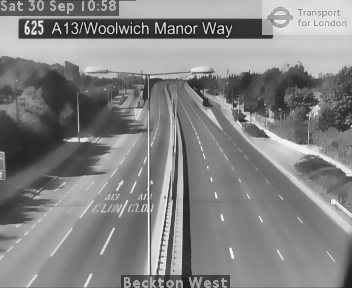
#> input picture trafficCounter/backgrounds/625_bg.jpg, 352 x 288 px
$ python blobDetection.py   (older library calls are emulated)
#> lines starting #> are read from the running program, lines starting #| are printed output that depends on the picture; after the words box and inside, x2 and y2 are one past the last pixel; in counts of white or black regions, pixels touching at a corner belong together; pictures that were not available may be replaced by others from this repository, and a replacement may not be noted
#!/usr/bin/env python3
# -*- coding: utf-8 -*-
"""
Created on Sat Sep 30 11:51:00 2017

@author: alexdrake
"""

import cv2
import numpy as np
import time
import logging
import math
import re
from os import walk
import os

# Vehicle_counter from Dan Maesks response on
# https://stackoverflow.com/questions/36254452/counting-cars-opencv-python-issue/36274515#36274515

# get working directory
loc = os.path.abspath('')

# Video source
inputFile = loc+'/inputs/625_201709280946.mp4'

# for testing
tracked_blobs = []
tracked_conts = []
t_retval = []

# ============================================================================

class Vehicle(object):
    def __init__(self, id, position):
        self.id = id
        self.positions = [position]
        self.frames_since_seen = 0
        self.frames_seen = 0
        self.counted = False
        self.vehicle_dir = 0

    @property
    def last_position(self):
        return self.positions[-1]
    @property
    def last_position2(self):
        return self.positions[-2]

    def add_position(self, new_position):
        self.positions.append(new_position)
        self.frames_since_seen = 0
        self.frames_seen += 1

    def draw(self, output_image):
        for point in self.positions:
            cv2.circle(output_image, point, 2, (0, 0, 255), -1)
            cv2.polylines(output_image, [np.int32(self.positions)]
                , False, (0, 0, 255), 1)

# ============================================================================

class VehicleCounter(object):
    def __init__(self, shape, divider):
        self.log = logging.getLogger("vehicle_counter")

        self.height, self.width = shape
        self.divider = divider

        self.vehicles = []
        self.next_vehicle_id = 0
        self.vehicle_count = 0
        self.vehicle_LHS = 0
        self.vehicle_RHS = 0
        self.max_unseen_frames = 10


    @staticmethod
    def get_vector(a, b):
        """Calculate vector (distance, angle in degrees) from point a to point b.

        Angle ranges from -180 to 180 degrees.
        Vector with angle 0 points straight down on the image.
        Values decrease in clockwise direction.
        """
        dx = float(b[0] - a[0])
        dy = float(b[1] - a[1])

        distance = math.sqrt(dx**2 + dy**2)

        if dy > 0:
            angle = math.degrees(math.atan(-dx/dy))
        elif dy == 0:
            if dx < 0:
                angle = 90.0
            elif dx > 0:
                angle = -90.0
            else:
                angle = 0.0
        else:
            if dx < 0:
                angle = 180 - math.degrees(math.atan(dx/dy))
            elif dx > 0:
                angle = -180 - math.degrees(math.atan(dx/dy))
            else:
                angle = 180.0

        return distance, angle, dx, dy


    @staticmethod
    def is_valid_vector(a, b):
        # vector is only valid if threshold distance is less than 12
        # and if vector deviation is less than 30 or greater than 330 degs
        distance, angle, _, _ = a
        threshold_distance = 12.0
        return (distance <= threshold_distance)


    def update_vehicle(self, vehicle, matches):
        # Find if any of the matches fits this vehicle
        for i, match in enumerate(matches):
            contour, centroid = match

            # store the vehicle data
            vector = self.get_vector(vehicle.last_position, centroid)

            # only measure angle deviation if we have enough points
            if vehicle.frames_seen > 2:
                prevVector = self.get_vector(vehicle.last_position2, vehicle.last_position)
                angleDev = abs(prevVector[1]-vector[1])
            else:
                angleDev = 0

            b = dict(
                    id = vehicle.id,
                    center_x = centroid[0],
                    center_y = centroid[1],
                    vector_x = vector[0],
                    vector_y = vector[1],
                    dx = vector[2],
                    dy = vector[3],
                    counted = vehicle.counted,
                    frame_number = frame_no,
                    angle_dev = angleDev
                    )

            tracked_blobs.append(b)

            # check validity
            if self.is_valid_vector(vector, angleDev):
                vehicle.add_position(centroid)
                vehicle.frames_seen += 1
                # check vehicle direction
                if vector[3] > 0:
                    # positive value means vehicle is moving DOWN
                    vehicle.vehicle_dir = 1
                elif vector[3] < 0:
                    # negative value means vehicle is moving UP
                    vehicle.vehicle_dir = -1
                self.log.debug("Added match (%d, %d) to vehicle #%d. vector=(%0.2f,%0.2f)"
                    , centroid[0], centroid[1], vehicle.id, vector[0], vector[1])
                return i

        # No matches fit...
        vehicle.frames_since_seen += 1
        self.log.debug("No match for vehicle #%d. frames_since_seen=%d"
            , vehicle.id, vehicle.frames_since_seen)

        return None


    def update_count(self, matches, output_image = None):
        self.log.debug("Updating count using %d matches...", len(matches))

        # First update all the existing vehicles
        for vehicle in self.vehicles:
            i = self.update_vehicle(vehicle, matches)
            if i is not None:
                del matches[i]

        # Add new vehicles based on the remaining matches
        for match in matches:
            contour, centroid = match
            new_vehicle = Vehicle(self.next_vehicle_id, centroid)
            self.next_vehicle_id += 1
            self.vehicles.append(new_vehicle)
            self.log.debug("Created new vehicle #%d from match (%d, %d)."
                , new_vehicle.id, centroid[0], centroid[1])

        # Count any uncounted vehicles that are past the divider
        for vehicle in self.vehicles:
            if not vehicle.counted and (((vehicle.last_position[1] > self.divider) and (vehicle.vehicle_dir == 1)) or
                                          ((vehicle.last_position[1] < self.divider) and (vehicle.vehicle_dir == -1))) and (vehicle.frames_seen > 6):

                vehicle.counted = True
                # update appropriate counter
                if ((vehicle.last_position[1] > self.divider) and (vehicle.vehicle_dir == 1) and (vehicle.last_position[0] >= (int(frame_w/2)-10))):
                    self.vehicle_RHS += 1
                    self.vehicle_count += 1
                elif ((vehicle.last_position[1] < self.divider) and (vehicle.vehicle_dir == -1) and (vehicle.last_position[0] <= (int(frame_w/2)+10))):
                    self.vehicle_LHS += 1
                    self.vehicle_count += 1

                self.log.debug("Counted vehicle #%d (total count=%d)."
                    , vehicle.id, self.vehicle_count)

        # Optionally draw the vehicles on an image
        if output_image is not None:
            for vehicle in self.vehicles:
                vehicle.draw(output_image)

            # LHS
            cv2.putText(output_image, ("LH Lane: %02d" % self.vehicle_LHS), (12, 56)
                , cv2.FONT_HERSHEY_PLAIN, 1.2, (127,255, 255), 2)
            # RHS
            cv2.putText(output_image, ("RH Lane: %02d" % self.vehicle_RHS), (216, 56)
                , cv2.FONT_HERSHEY_PLAIN, 1.2, (127, 255, 255), 2)

        # Remove vehicles that have not been seen long enough
        removed = [ v.id for v in self.vehicles
            if v.frames_since_seen >= self.max_unseen_frames ]
        self.vehicles[:] = [ v for v in self.vehicles
            if not v.frames_since_seen >= self.max_unseen_frames ]
        for id in removed:
            self.log.debug("Removed vehicle #%d.", id)

        self.log.debug("Count updated, tracking %d vehicles.", len(self.vehicles))

# ============================================================================

camera = re.match(r".*/(\d+)_.*", inputFile)
camera = camera.group(1)

# import video file
cap = cv2.VideoCapture(inputFile)

# get list of background files
f = []
for (_, _, filenames) in walk(loc+"/backgrounds/"):
    f.extend(filenames)
    break

# if background exists for camera: import, else avg will be built on fly
if camera+"_bg.jpg" in f:
    bg = loc+"/backgrounds/"+camera+"_bg.jpg"
    default_bg = cv2.imread(bg)
#> default_bg is the input picture: shape (288, 352, 3); min 18, max 255, mean 131.8
    default_bg = cv2.cvtColor(default_bg, cv2.COLOR_BGR2HSV)
#> default_bg: shape (288, 352, 3); mean H, S, V 0, 0, 131.8
    (_,avgSat,default_bg) = cv2.split(default_bg)
#> avgSat: shape (288, 352); every value is 0
#> default_bg: shape (288, 352)
    avg = default_bg.copy().astype("float")
else:
    avg = None

# get frame size
frame_w = int(cap.get(cv2.CAP_PROP_FRAME_WIDTH))
frame_h = int(cap.get(cv2.CAP_PROP_FRAME_HEIGHT))

# create a mask (manual for each camera)
mask = np.zeros((frame_h,frame_w), np.uint8)
mask[:,:] = 255
mask[:100, :] = 0
mask[230:, 160:190] = 0
mask[170:230,170:190] = 0
mask[140:170,176:190] = 0
mask[100:140,176:182] = 0

# The cutoff for threshold. A lower number means smaller changes between
# the average and current scene are more readily detected.
THRESHOLD_SENSITIVITY = 40
t_retval.append(THRESHOLD_SENSITIVITY)
# Blob size limit before we consider it for tracking.
CONTOUR_WIDTH = 21
CONTOUR_HEIGHT = 16#21
# The weighting to apply to "this" frame when averaging. A higher number
# here means that the average scene will pick up changes more readily,
# thus making the difference between average and current scenes smaller.
DEFAULT_AVERAGE_WEIGHT = 0.01
INITIAL_AVERAGE_WEIGHT = DEFAULT_AVERAGE_WEIGHT / 50
# Blob smoothing function, to join 'gaps' in cars
SMOOTH = max(2,int(round((CONTOUR_WIDTH**0.5)/2,0)))
# Constants for drawing on the frame.
LINE_THICKNESS = 1

fourcc = cv2.VideoWriter_fourcc(*'mp4v')
out = loc+'/outputs/'+camera+'_output.mp4'
out = cv2.VideoWriter(out, fourcc, 20, (frame_w, frame_h))

outblob = loc+'/outputs/'+camera+'_outblob.mp4'
diffop = loc+'/outputs/'+camera+'_outdiff.mp4'
outblob = cv2.VideoWriter(outblob, fourcc, 20, (frame_w, frame_h))
diffop = cv2.VideoWriter(diffop, fourcc, 20, (frame_w, frame_h))

# A list of "tracked blobs".
blobs = []
car_counter = None  # will be created later
frame_no = 0

total_frames = cap.get(cv2.CAP_PROP_FRAME_COUNT)
total_cars = 0

start_time = time.time()
ret, frame = cap.read()
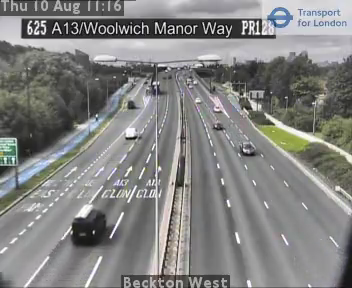
#> input picture frame 26 of trafficCounter/inputs/625_201708101116.mp4, 352 x 288 px, given in place of 625_201709280946.mp4, which was not available
#> frame is the input picture: shape (288, 352, 3); mean B, G, R 129.8, 131.2, 131

while ret:
    ret, frame = cap.read()
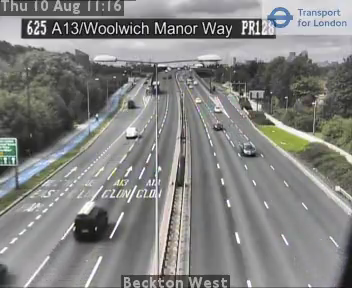
#> input picture frame 27 of trafficCounter/inputs/625_201708101116.mp4, 352 x 288 px, given in place of 625_201709280946.mp4, which was not available
#> frame is the input picture: shape (288, 352, 3); mean B, G, R 129.6, 131.3, 131
    frame_no = frame_no + 1

    if ret and frame_no < total_frames:

        print("Processing frame ",frame_no)

        # get returned time
        frame_time = time.time()

        # convert BGR to HSV
        frame = cv2.cvtColor(frame, cv2.COLOR_BGR2HSV)
#> frame: shape (288, 352, 3); mean H, S, V 61, 11.8, 133.3

        # only use the Value channel of the frame
        (_,_,grayFrame) = cv2.split(frame)
        grayFrame = cv2.bilateralFilter(grayFrame, 11, 21, 21)

        if avg is None:
            # Set up the average if this is the first time through.
            avg = grayFrame.copy().astype("float")
            continue

        # Build the average scene image by accumulating this frame
        # with the existing average.
        if frame_no < 10:
            def_wt = INITIAL_AVERAGE_WEIGHT
        else:
            def_wt = DEFAULT_AVERAGE_WEIGHT

        cv2.accumulateWeighted(grayFrame, avg, def_wt)

        # export averaged background for use in next video feed run
        #if frame_no > int(total_frames * 0.975):
        if frame_no > int(200):
            grayOp = cv2.cvtColor(cv2.convertScaleAbs(avg), cv2.COLOR_GRAY2BGR)
            backOut = loc+"/backgrounds/"+camera+"_bg.jpg"
            cv2.imwrite(backOut, grayOp)

        # Compute the grayscale difference between the current grayscale frame and
        # the average of the scene.
        differenceFrame = cv2.absdiff(grayFrame, cv2.convertScaleAbs(avg))
        # blur the difference image
        differenceFrame = cv2.GaussianBlur(differenceFrame, (5, 5), 0)
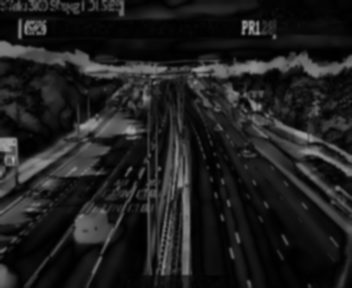
#> differenceFrame: shape (288, 352); min 0, max 167, mean 30.9
#        cv2.imshow("difference", differenceFrame)
        diffout = cv2.cvtColor(differenceFrame, cv2.COLOR_GRAY2BGR)
        diffop.write(diffout)

        # get estimated otsu threshold level
        retval, _ = cv2.threshold(differenceFrame, 0, 255,
                                  cv2.THRESH_BINARY+cv2.THRESH_OTSU)
#> retval = 47
        # add to list of threshold levels
        t_retval.append(retval)

        # apply threshold based on average threshold value
        if frame_no < 10:
            ret2, thresholdImage = cv2.threshold(differenceFrame,
                                                 int(np.mean(t_retval)*0.9),
                                                 255, cv2.THRESH_BINARY)
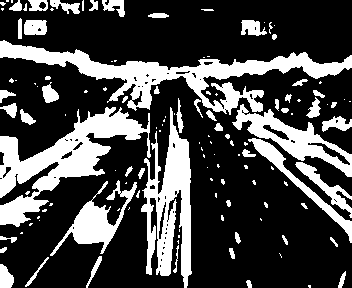
#> thresholdImage: shape (288, 352); 28% white; 128 white regions (72 under 20 px), largest, box (x1, y1, x2, y2) and area: (0, 40, 352, 115) 6870, (0, 107, 151, 227) 6114, (141, 107, 192, 288) 4443
#> ret2 = 39
        else:
            ret2, thresholdImage = cv2.threshold(differenceFrame,
                                             int(np.mean(t_retval[-10:-1])*0.9),
                                             255, cv2.THRESH_BINARY)

        # We'll need to fill in the gaps to make a complete vehicle as windows
        # and other features can split them!
        kernel = cv2.getStructuringElement(cv2.MORPH_ELLIPSE, (SMOOTH, SMOOTH))
        # Fill any small holes
        thresholdImage = cv2.morphologyEx(thresholdImage, cv2.MORPH_CLOSE, kernel)
#> thresholdImage: shape (288, 352); 28.1% white; 107 white regions (57 under 20 px), largest, box (x1, y1, x2, y2) and area: (0, 41, 352, 244) 11244, (0, 99, 193, 288) 10821, (51, 181, 138, 257) 1896

        # Remove noise
        thresholdImage = cv2.morphologyEx(thresholdImage, cv2.MORPH_OPEN, kernel)
#> thresholdImage: shape (288, 352); 28% white; 96 white regions (49 under 20 px), largest, box (x1, y1, x2, y2) and area: (0, 42, 352, 243) 11217, (0, 109, 152, 229) 6203, (143, 102, 194, 288) 4675

        # Dilate to merge adjacent blobs
        thresholdImage = cv2.dilate(thresholdImage, kernel, iterations = 2)
#> thresholdImage: shape (288, 352); 35.3% white; 67 white regions (19 under 20 px), largest, box (x1, y1, x2, y2) and area: (0, 42, 352, 245) 14007, (27, 102, 196, 288) 8726, (0, 109, 154, 231) 7146

        # apply mask
        thresholdImage = cv2.bitwise_and(thresholdImage, thresholdImage, mask = mask)
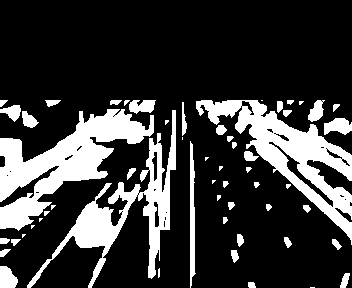
#> thresholdImage: shape (288, 352); 22.1% white; 56 white regions (15 under 20 px), largest, box (x1, y1, x2, y2) and area: (0, 109, 154, 231) 7146, (196, 100, 352, 245) 6294, (27, 110, 176, 288) 5080
#        cv2.imshow("threshold", thresholdImage)
        threshout = cv2.cvtColor(thresholdImage, cv2.COLOR_GRAY2BGR)
#> threshout: shape (288, 352, 3); 22.1% white; 56 white regions (15 under 20 px)
        outblob.write(threshout)

        # Find contours aka blobs in the threshold image.
        _, contours, hierarchy = cv2.findContours(thresholdImage,
                                                  cv2.RETR_EXTERNAL,
                                                  cv2.CHAIN_APPROX_SIMPLE)
#> contours = 56 contours, 22 with area under 20; largest, box (x1, y1, x2, y2) and area: (0, 109, 154, 231) 6782, (196, 100, 352, 245) 6532, (27, 110, 176, 288) 4708, (190, 141, 196, 288) 469, (324, 118, 352, 135) 302

        print("Found ",len(contours)," vehicle contours.")
#| Found  56  vehicle contours.
        # process contours if they exist!
        if contours:
            for (i, contour) in enumerate(contours):
                # Find the bounding rectangle and center for each blob
                (x, y, w, h) = cv2.boundingRect(contour)
                contour_valid = (w > CONTOUR_WIDTH) and (h > CONTOUR_HEIGHT)

                print("Contour #",i,": pos=(x=",x,", y=",y,") size=(w=",w,
                      ", h=",h,") valid=",contour_valid)

                if not contour_valid:
                    continue

                center = (int(x + w/2), int(y + h/2))
                blobs.append(((x, y, w, h), center))
#> this loop made 56 passes
#> (x, y, w, h, contour_valid) on passes 2, 3, 5, 6, 7, 8, 9, 10, 11, 12, 16, 18: (248, 282, 8, 6, False), (340, 273, 10, 15, False), (0, 266, 18, 22, False), (231, 250, 8, 13, False), (0, 249, 11, 8, False), (332, 239, 10, 11, False), (11, 239, 10, 7, False), (0, 238, 10, 6, False), (284, 237, 8, 11, False), (237, 234, 7, 13, False), (223, 217, 5, 7, False), (303, 205, 8, 8, False)
#> (contour, x, y, w, h, contour_valid) on passes 1, 4, 13, 14, 15, 17: ([[310, 287], [314, 287]], 310, 287, 5, 1, False), ([[159, 268], [158, 269], [158, 277], [159, 276]], 158, 268, 2, 10, False), ([[22, 234], [22, 237], [25, 234]], 22, 234, 4, 4, False), ([[31, 225], [31, 228], [34, 225]], 31, 225, 4, 4, False), ([[39, 218], [39, 221], [42, 218]], 39, 218, 4, 4, False), ([[44, 211], [44, 215], [45, 215], [49, 211]], 44, 211, 6, 5, False)
#| Contour # 0 : pos=(x= 310 , y= 287 ) size=(w= 5 , h= 1 ) valid= False
#| Contour # 1 : pos=(x= 248 , y= 282 ) size=(w= 8 , h= 6 ) valid= False
#| Contour # 2 : pos=(x= 340 , y= 273 ) size=(w= 10 , h= 15 ) valid= False
#| Contour # 3 : pos=(x= 158 , y= 268 ) size=(w= 2 , h= 10 ) valid= False
#| Contour # 4 : pos=(x= 0 , y= 266 ) size=(w= 18 , h= 22 ) valid= False
#| Contour # 5 : pos=(x= 231 , y= 250 ) size=(w= 8 , h= 13 ) valid= False
#| Contour # 6 : pos=(x= 0 , y= 249 ) size=(w= 11 , h= 8 ) valid= False
#| Contour # 7 : pos=(x= 332 , y= 239 ) size=(w= 10 , h= 11 ) valid= False
#> (further printed lines are left out)
#> after the loop, blobs = [((324, 118, 28, 17), (338, 126)), ((27, 110, 149, 178), (101, 199)), ((0, 109, 154, 122), (77, 170)), ((196, 100, 156, 145), (274, 172))]

        for (i, match) in enumerate(blobs):
            contour, centroid = match
            x, y, w, h = contour

            # store the contour data
            c = dict(
                        frame_no = frame_no,
                        centre_x = x,
                        centre_y = y,
                        width = w,
                        height = h
                        )
            tracked_conts.append(c)

            cv2.rectangle(frame, (x, y), (x + w - 1, y + h - 1), (0, 0, 255), LINE_THICKNESS)
            cv2.circle(frame, centroid, 2, (0, 0, 255), -1)
#> this loop made 4 passes
#> (centroid, x, y, w, h) on passes 1 to 4: ((338, 126), 324, 118, 28, 17), ((101, 199), 27, 110, 149, 178), ((77, 170), 0, 109, 154, 122), ((274, 172), 196, 100, 156, 145)
#> frame: shape (288, 352, 3); mean H, S, V 59.9, 11.5, 135.8
#> after the loop, tracked_conts = 4 items

        if car_counter is None:
            print("Creating vehicle counter...")
            car_counter = VehicleCounter(frame.shape[:2], 2*frame.shape[0] / 3)

        # get latest count
        car_counter.update_count(blobs, frame)
#> the loop in update_count, `for match in matches:` made 4 passes
#> contour on passes 1 to 4: (324, 118, 28, 17), (27, 110, 149, 178), (0, 109, 154, 122), (196, 100, 156, 145)
#> after the loop in update_count, `for match in matches:`: self.next_vehicle_id = 4; self.vehicles = 4 items
#> the loop in update_count, `for vehicle in self.vehicles:` made 4 passes
#> after the loop in update_count, `for vehicle in self.vehicles:`: self.vehicle_LHS = 0; vehicle.counted = False
#> in update_count, `cv2.putText(output_image, ("LH Lane: %02d" % self.vehicle_LHS), (12, 5..`: output_image: shape (288, 352, 3); mean H, S, V 60.1, 13, 136.4
#> in update_count, `cv2.putText(output_image, ("RH Lane: %02d" % self.vehicle_RHS), (216, ..`: output_image: shape (288, 352, 3); mean H, S, V 60.1, 14.6, 136.8
#> in update_count, `removed = [ v.id for v in self.vehicles if v.frames_since_seen >= self..`: removed = []
        current_count = car_counter.vehicle_RHS + car_counter.vehicle_LHS
#> current_count = 0

        # print elapsed time to console
        elapsed_time = time.time()-start_time
        print("-- %s seconds --" % round(elapsed_time,2))

        # output video
        frame = cv2.cvtColor(frame, cv2.COLOR_HSV2BGR)
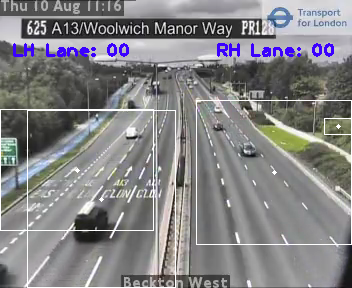
#> frame: shape (288, 352, 3); mean B, G, R 133, 131.4, 131.8

        # draw dividing line
        # flash green when new car counted
        if current_count > total_cars:
            cv2.line(frame, (0, int(2*frame_h/3)),(frame_w, int(2*frame_h/3)),
                 (0,255,0), 2*LINE_THICKNESS)
        else:
            cv2.line(frame, (0, int(2*frame_h/3)),(frame_w, int(2*frame_h/3)),
             (0,0,255), LINE_THICKNESS)

         # update with latest count
        total_cars = current_count
#> total_cars = 0

        # draw upper limit
        cv2.line(frame, (0, 100),(frame_w, 100), (0,0,0), LINE_THICKNESS)
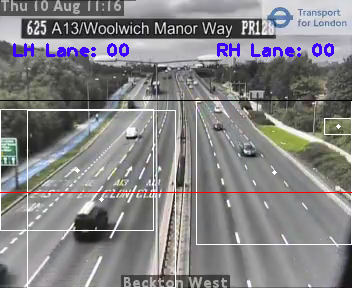
#> frame: shape (288, 352, 3); mean B, G, R 131.9, 130.3, 131.6

        cv2.imshow("preview", frame)
        out.write(frame)

        if cv2.waitKey(27) and 0xFF == ord('q'):
#> (key q is pressed here)
            break
    else:
        break

cv2.line()
cv2.destroyAllWindows()
cap.release()
out.release()
